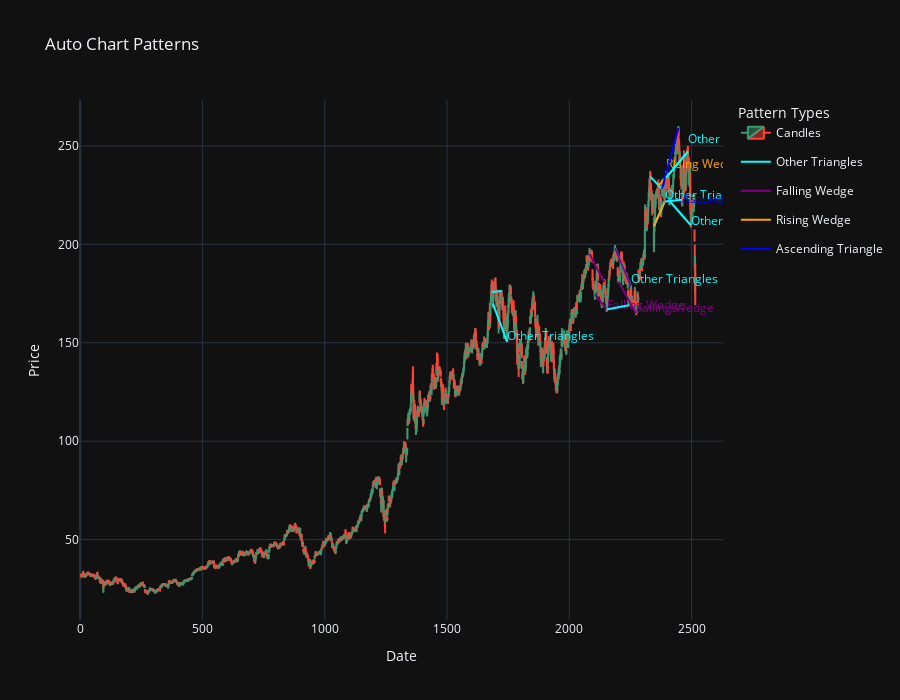

Source (notebook cell):
### Markdown cell above
# PATTERNS

### Code cell
import pandas as pd

df = pd.read_csv("aapl.csv")
df['Date'] = pd.to_datetime(df['Date'], format="mixed")

plot_wtc_patterns(df)

### Figure 1 — Plotly figure (JSON) as saved in the notebook; plotly's stock layout.template omitted (floating-point values rounded to 4 significant figures; data arrays with more than 128 entries replaced by an {"elided": "..."} marker saying what was removed)
{"data": [{"close": {"elided": "2516 float values"}, "high": {"elided": "2516 float values"}, "hoverinfo": "x+y+name", "low": {"elided": "2516 float values"}, "name": "Candles", "open": {"elided": "2516 float values"}, "type": "candlestick", "x": {"elided": "2516 int values"}}, {"hoverinfo": "text", "legendgroup": "Other Triangles", "line": {"color": "cyan", "width": 2}, "mode": "lines", "name": "Other Triangles", "showlegend": true, "text": ["Other Triangles: 1683 to 1723"], "type": "scatter", "visible": true, "x": [1683, 1723], "y": [175.7, 176.3]}, {"hoverinfo": "text", "legendgroup": "Other Triangles", "line": {"color": "cyan", "width": 2}, "mode": "lines", "showlegend": false, "text": ["Other Triangles: 1688 to 1745"], "type": "scatter", "visible": true, "x": [1688, 1745], "y": [169.8, 150.6]}, {"legendgroup": "Other Triangles", "mode": "text", "showlegend": false, "text": ["Other Triangles"], "textfont": {"color": "cyan"}, "textposition": "top right", "type": "scatter", "visible": true, "x": [1745], "y": [150.1]}, {"hoverinfo": "text", "legendgroup": "Falling Wedge", "line": {"color": "purple", "width": 2}, "mode": "lines", "name": "Falling Wedge", "showlegend": true, "text": ["Falling Wedge: 2083 to 2143"], "type": "scatter", "visible": true, "x": [2083, 2143], "y": [195.1, 180.7]}, {"hoverinfo": "text", "legendgroup": "Falling Wedge", "line": {"color": "purple", "width": 2}, "mode": "lines", "showlegend": false, "text": ["Falling Wedge: 2105 to 2153"], "type": "scatter", "visible": true, "x": [2105, 2153], "y": [174.5, 166.9]}, {"legendgroup": "Falling Wedge", "mode": "text", "showlegend": false, "text": ["Falling Wedge"], "textfont": {"color": "purple"}, "textposition": "top right", "type": "scatter", "visible": true, "x": [2153], "y": [165.7]}, {"hoverinfo": "text", "legendgroup": "Other Triangles", "line": {"color": "cyan", "width": 2}, "mode": "lines", "showlegend": false, "text": ["Other Triangles: 2153 to 2243"], "type": "scatter", "visible": true, "x": [2153, 2243], "y": [166.9, 169]}, {"hoverinfo": "text", "legendgroup": "Other Triangles", "line": {"color": "cyan", "width": 2}, "mode": "lines", "showlegend": false, "text": ["Other Triangles: 2187 to 2252"], "type": "scatter", "visible": true, "x": [2187, 2252], "y": [198.1, 178.7]}, {"legendgroup": "Other Triangles", "mode": "text", "showlegend": false, "text": ["Other Triangles"], "textfont": {"color": "cyan"}, "textposition": "top right", "type": "scatter", "visible": true, "x": [2252], "y": [178.7]}, {"hoverinfo": "text", "legendgroup": "Falling Wedge", "line": {"color": "purple", "width": 2}, "mode": "lines", "showlegend": false, "text": ["Falling Wedge: 2187 to 2252"], "type": "scatter", "visible": true, "x": [2187, 2252], "y": [198.1, 178.7]}, {"hoverinfo": "text", "legendgroup": "Falling Wedge", "line": {"color": "purple", "width": 2}, "mode": "lines", "showlegend": false, "text": ["Falling Wedge: 2201 to 2273"], "type": "scatter", "visible": true, "x": [2201, 2273], "y": [181.2, 165]}, {"legendgroup": "Falling Wedge", "mode": "text", "showlegend": false, "text": ["Falling Wedge"], "textfont": {"color": "purple"}, "textposition": "top right", "type": "scatter", "visible": true, "x": [2273], "y": [164.1]}, {"hoverinfo": "text", "legendgroup": "Other Triangles", "line": {"color": "cyan", "width": 2}, "mode": "lines", "showlegend": false, "text": ["Other Triangles: 2331 to 2379"], "type": "scatter", "visible": true, "x": [2331, 2379], "y": [234.4, 228.2]}, {"hoverinfo": "text", "legendgroup": "Other Triangles", "line": {"color": "cyan", "width": 2}, "mode": "lines", "showlegend": false, "text": ["Other Triangles: 2346 to 2390"], "type": "scatter", "visible": true, "x": [2346, 2390], "y": [209.3, 221.7]}, {"legendgroup": "Other Triangles", "mode": "text", "showlegend": false, "text": ["Other Triangles"], "textfont": {"color": "cyan"}, "textposition": "top right", "type": "scatter", "visible": true, "x": [2390], "y": [221.3]}, {"hoverinfo": "text", "legendgroup": "Rising Wedge", "line": {"color": "orange", "width": 2}, "mode": "lines", "name": "Rising Wedge", "showlegend": true, "text": ["Rising Wedge: 2346 to 2390"], "type": "scatter", "visible": true, "x": [2346, 2390], "y": [209.3, 221.7]}, {"hoverinfo": "text", "legendgroup": "Rising Wedge", "line": {"color": "orange", "width": 2}, "mode": "lines", "showlegend": false, "text": ["Rising Wedge: 2364 to 2396"], "type": "scatter", "visible": true, "x": [2364, 2396], "y": [229.8, 233.8]}, {"legendgroup": "Rising Wedge", "mode": "text", "showlegend": false, "text": ["Rising Wedge"], "textfont": {"color": "orange"}, "textposition": "top right", "type": "scatter", "visible": true, "x": [2396], "y": [237.5]}, {"hoverinfo": "text", "legendgroup": "Ascending Triangle", "line": {"color": "blue", "width": 2}, "mode": "lines", "name": "Ascending Triangle", "showlegend": true, "text": ["Ascending Triangle: 2379 to 2446"], "type": "scatter", "visible": true, "x": [2379, 2446], "y": [228.2, 259.0]}, {"hoverinfo": "text", "legendgroup": "Ascending Triangle", "line": {"color": "blue", "width": 2}, "mode": "lines", "showlegend": false, "text": ["Ascending Triangle: 2390 to 2461"], "type": "scatter", "visible": true, "x": [2390, 2461], "y": [221.7, 222.6]}, {"legendgroup": "Ascending Triangle", "mode": "text", "showlegend": false, "text": ["Ascending Triangle"], "textfont": {"color": "blue"}, "textposition": "top right", "type": "scatter", "visible": true, "x": [2461], "y": [219.4]}, {"hoverinfo": "text", "legendgroup": "Other Triangles", "line": {"color": "cyan", "width": 2}, "mode": "lines", "showlegend": false, "text": ["Other Triangles: 2390 to 2461"], "type": "scatter", "visible": true, "x": [2390, 2461], "y": [221.7, 222.6]}, {"hoverinfo": "text", "legendgroup": "Other Triangles", "line": {"color": "cyan", "width": 2}, "mode": "lines", "showlegend": false, "text": ["Other Triangles: 2396 to 2485"], "type": "scatter", "visible": true, "x": [2396, 2485], "y": [233.8, 247.0]}, {"legendgroup": "Other Triangles", "mode": "text", "showlegend": false, "text": ["Other Triangles"], "textfont": {"color": "cyan"}, "textposition": "top right", "type": "scatter", "visible": true, "x": [2485], "y": [250]}, {"hoverinfo": "text", "legendgroup": "Other Triangles", "line": {"color": "cyan", "width": 2}, "mode": "lines", "showlegend": false, "text": ["Other Triangles: 2396 to 2485"], "type": "scatter", "visible": true, "x": [2396, 2485], "y": [233.8, 247.0]}, {"hoverinfo": "text", "legendgroup": "Other Triangles", "line": {"color": "cyan", "width": 2}, "mode": "lines", "showlegend": false, "text": ["Other Triangles: 2410 to 2497"], "type": "scatter", "visible": true, "x": [2410, 2497], "y": [222.0, 209.7]}, {"legendgroup": "Other Triangles", "mode": "text", "showlegend": false, "text": ["Other Triangles"], "textfont": {"color": "cyan"}, "textposition": "top right", "type": "scatter", "visible": true, "x": [2497], "y": [208.4]}], "layout": {"dragmode": "zoom", "height": 700, "hovermode": "x unified", "legend": {"title": {"text": "Pattern Types"}}, "title": {"text": "Auto Chart Patterns"}, "xaxis": {"rangeslider": {"visible": false}, "title": {"text": "Date"}}, "yaxis": {"title": {"text": "Price"}}}}
